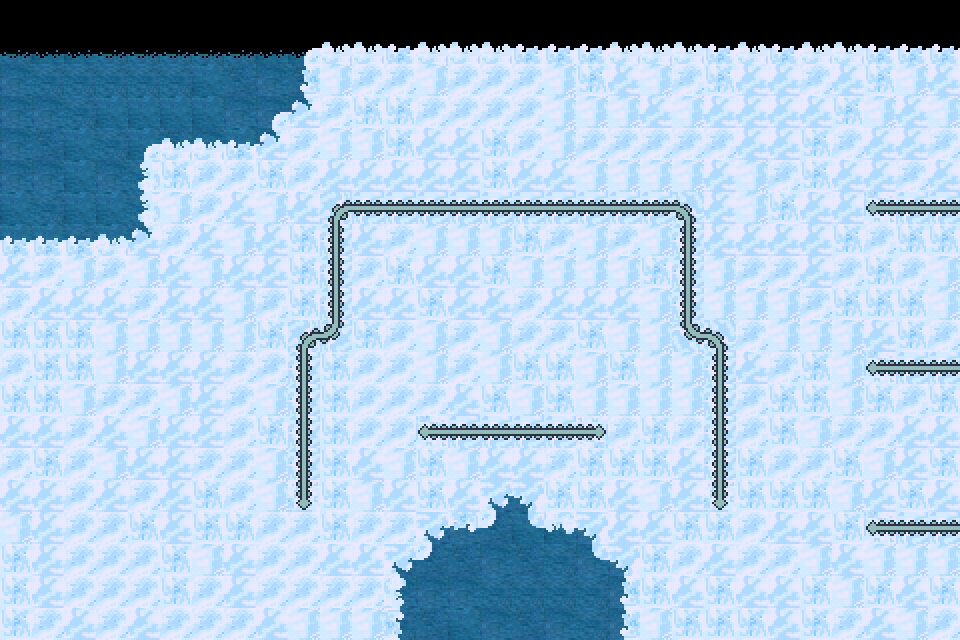

Rendered tile map (Tiled .tmx) drawn with the repository's tilesets; below, a short description and the full map source, tile grids included:
An orthogonal 30x20 tile map with 32x32 px tiles, 3 tile layers (cloudx1 water, cloudx1 base, cloudx1 objects).

<map version="1.0" orientation="orthogonal" renderorder="left-down" width="30" height="20" tilewidth="32" tileheight="32">
 <tileset firstgid="1" name="tiles_2x" tilewidth="32" tileheight="32">
  <image source="../../game/assets/tiles_2x.png" width="352" height="512" />
 </tileset>
 <layer name="cloudx1 water" width="30" height="20">
  <data encoding="csv">
0,0,0,0,0,0,0,0,0,0,0,0,0,0,0,0,0,0,0,0,0,0,0,0,0,0,0,0,0,0,
33,32,32,33,33,33,33,33,32,32,0,0,0,0,0,0,0,0,0,0,0,0,0,0,0,0,0,0,0,0,
21,11,11,11,11,11,10,22,21,22,0,0,0,0,0,0,0,0,0,0,0,0,0,0,0,0,0,0,0,0,
21,21,11,10,10,10,10,21,21,21,0,0,0,0,0,0,0,0,0,0,0,0,0,0,0,0,0,0,0,0,
21,22,10,11,10,22,21,10,21,0,0,0,0,0,0,0,0,0,0,0,0,0,0,0,0,0,0,0,0,0,
21,21,10,21,11,0,0,0,0,0,0,0,0,0,0,0,0,0,0,0,0,0,0,0,0,0,0,0,0,0,
10,11,10,10,11,0,0,0,0,0,0,0,0,0,0,0,0,0,0,0,0,0,0,0,0,0,0,0,0,0,
10,10,11,10,22,0,0,0,0,0,0,0,0,0,0,0,0,0,0,0,0,0,0,0,0,0,0,0,0,0,
0,0,0,0,0,0,0,0,0,0,0,0,0,0,0,0,0,0,0,0,0,0,0,0,0,0,0,0,0,0,
0,0,0,0,0,0,0,0,0,0,0,0,0,0,0,0,0,0,0,0,0,0,0,0,0,0,0,0,0,0,
0,0,0,0,0,0,0,0,0,0,0,0,0,0,0,0,0,0,0,0,0,0,0,0,0,0,0,0,0,0,
0,0,0,0,0,0,0,0,0,0,0,0,0,0,0,0,0,0,0,0,0,0,0,0,0,0,0,0,0,0,
0,0,0,0,0,0,0,0,0,0,0,0,0,0,0,0,0,0,0,0,0,0,0,0,0,0,0,0,0,0,
0,0,0,0,0,0,0,0,0,0,0,0,0,0,0,0,0,0,0,0,0,0,0,0,0,0,0,0,0,0,
0,0,0,0,0,0,0,0,0,0,0,0,0,0,0,0,0,0,0,0,0,0,0,0,0,0,0,0,0,0,
0,0,0,0,0,0,0,0,0,0,0,0,0,0,0,21,22,0,0,0,0,0,0,0,0,0,0,0,0,0,
0,0,0,0,0,0,0,0,0,0,0,0,0,21,21,22,10,10,21,0,0,0,0,0,0,0,0,0,0,0,
0,0,0,0,0,0,0,0,0,0,0,0,22,22,22,21,22,11,21,21,0,0,0,0,0,0,0,0,0,0,
0,0,0,0,0,0,0,0,0,0,0,0,21,21,21,11,11,11,11,21,0,0,0,0,0,0,0,0,0,0,
0,0,0,0,0,0,0,0,0,0,0,0,11,22,10,21,22,21,11,21,0,0,0,0,0,0,0,0,0,0
</data>
 </layer>
 <layer name="cloudx1 base" width="30" height="20">
  <data encoding="csv">
0,0,0,0,0,0,0,0,0,0,0,0,0,0,0,0,0,0,0,0,0,0,0,0,0,0,0,0,0,0,
0,0,0,0,0,0,0,0,0,4,14,14,17,14,14,14,17,17,17,14,14,14,17,14,17,14,14,17,17,17,
0,0,0,0,0,0,0,0,0,29,2,1,1,2,1,1,1,2,12,13,2,1,12,13,13,1,13,12,2,13,
0,0,0,0,0,0,0,0,4,15,1,12,12,1,1,1,1,2,2,2,13,2,13,13,13,13,12,2,13,2,
0,0,0,0,4,14,14,17,15,1,2,2,12,13,13,12,1,2,1,1,1,1,1,13,13,12,1,13,13,1,
0,0,0,0,40,12,1,1,12,1,13,13,13,13,13,12,13,13,2,2,2,2,13,2,1,12,13,13,1,13,
0,0,0,0,40,2,1,13,2,13,13,13,1,13,12,13,12,12,2,2,2,2,13,2,12,13,13,1,1,12,
17,17,17,14,15,1,13,2,13,12,12,13,1,2,2,2,12,1,2,1,1,13,13,13,13,13,12,1,12,12,
13,1,2,1,2,13,2,13,13,12,13,1,12,13,13,12,2,2,2,2,13,13,2,1,1,13,1,12,1,2,
1,13,13,13,1,13,13,2,1,12,13,13,13,12,13,13,1,13,13,13,2,2,2,2,2,1,12,12,12,2,
12,12,12,2,2,2,2,2,12,12,12,12,1,2,1,2,1,1,12,2,2,1,1,1,2,2,2,13,12,1,
1,12,12,2,13,13,13,1,1,12,12,1,1,2,1,2,12,12,2,12,12,12,12,13,1,12,2,1,12,2,
12,12,2,1,1,2,13,1,2,12,12,1,1,1,13,12,2,12,2,2,2,2,2,1,12,12,2,12,1,12,
13,13,1,13,2,13,13,1,12,1,12,1,1,1,12,12,2,1,1,1,12,12,1,1,12,2,1,1,13,13,
1,12,1,2,13,13,1,1,2,1,12,13,2,12,2,13,13,1,12,12,12,12,12,12,1,1,12,2,13,12,
13,13,1,13,1,13,12,1,2,12,12,2,13,12,13,27,26,12,12,13,2,1,12,12,12,12,2,13,12,13,
2,13,1,1,12,13,12,12,1,1,12,1,1,27,25,38,37,28,26,13,13,12,12,1,13,13,12,13,1,1,
12,13,1,1,1,12,2,13,1,1,13,13,27,38,0,0,0,0,37,26,12,1,13,1,1,2,13,2,2,2,
12,13,1,1,1,12,1,13,1,1,1,1,30,0,0,0,0,0,0,29,12,13,12,13,13,12,2,12,13,12,
12,1,13,1,13,1,1,1,13,2,2,2,41,0,0,0,0,0,0,29,2,12,12,12,13,12,1,13,2,1
</data>
 </layer>
 <layer name="cloudx1 objects" width="30" height="20">
  <data encoding="csv">
0,0,0,0,0,0,0,0,0,0,0,0,0,0,0,0,0,0,0,0,0,0,0,0,0,0,0,0,0,0,
0,0,0,0,0,0,0,0,0,0,0,0,0,0,0,0,0,0,0,0,0,0,0,0,0,0,0,0,0,0,
0,0,0,0,0,0,0,0,0,0,0,0,0,0,0,0,0,0,0,0,0,0,0,0,0,0,0,0,0,0,
0,0,0,0,0,0,0,0,0,0,0,0,0,0,0,0,0,0,0,0,0,0,0,0,0,0,0,0,0,0,
0,0,0,0,0,0,0,0,0,0,0,0,0,0,0,0,0,0,0,0,0,0,0,0,0,0,0,0,0,0,
0,0,0,0,0,0,0,0,0,0,0,0,0,0,0,0,0,0,0,0,0,0,0,0,0,0,0,0,0,0,
0,0,0,0,0,0,0,0,0,0,23,39,39,39,39,39,39,39,39,39,39,24,0,0,0,0,0,3,39,39,
0,0,0,0,0,0,0,0,0,0,18,0,0,0,0,0,0,0,0,0,2,18,0,0,0,0,0,0,0,0,
0,0,0,0,0,0,0,0,0,0,18,0,0,0,0,0,0,0,0,0,12,18,0,0,0,0,0,0,0,0,
0,0,0,0,0,0,0,0,0,0,18,0,0,0,0,0,0,0,0,0,2,18,0,0,0,0,0,0,0,0,
0,0,0,0,0,0,0,0,0,23,35,0,0,0,0,0,0,0,0,0,2,34,24,0,0,0,0,0,0,0,
0,0,0,0,0,0,0,0,0,18,0,0,0,0,0,0,0,0,0,0,2,2,18,0,0,0,0,3,39,39,
0,0,0,0,0,0,0,0,0,18,0,0,0,0,0,0,0,0,0,0,0,2,18,0,0,0,0,0,0,0,
0,0,0,0,0,0,0,0,0,18,0,0,0,3,39,39,39,39,36,0,0,1,18,0,0,0,0,0,0,0,
0,0,0,0,0,0,0,0,0,18,0,0,0,0,0,0,0,0,0,0,0,13,18,0,0,0,0,0,0,0,
0,0,0,0,0,0,0,0,0,6,0,0,0,0,0,0,0,0,0,0,0,13,6,0,0,0,0,0,0,0,
0,0,0,0,0,0,0,0,0,0,0,0,0,0,0,0,0,0,0,0,0,0,0,0,0,0,0,3,39,39,
0,0,0,0,0,0,0,0,0,0,0,0,0,0,0,0,0,0,0,0,0,0,0,0,0,0,0,0,0,0,
0,0,0,0,0,0,0,0,0,0,0,0,0,0,0,0,0,0,0,0,0,0,0,0,0,0,0,0,0,0,
0,0,0,0,0,0,0,0,0,0,0,0,0,0,0,0,0,0,0,0,0,0,0,0,0,0,0,0,0,0
</data>
 </layer>
</map>